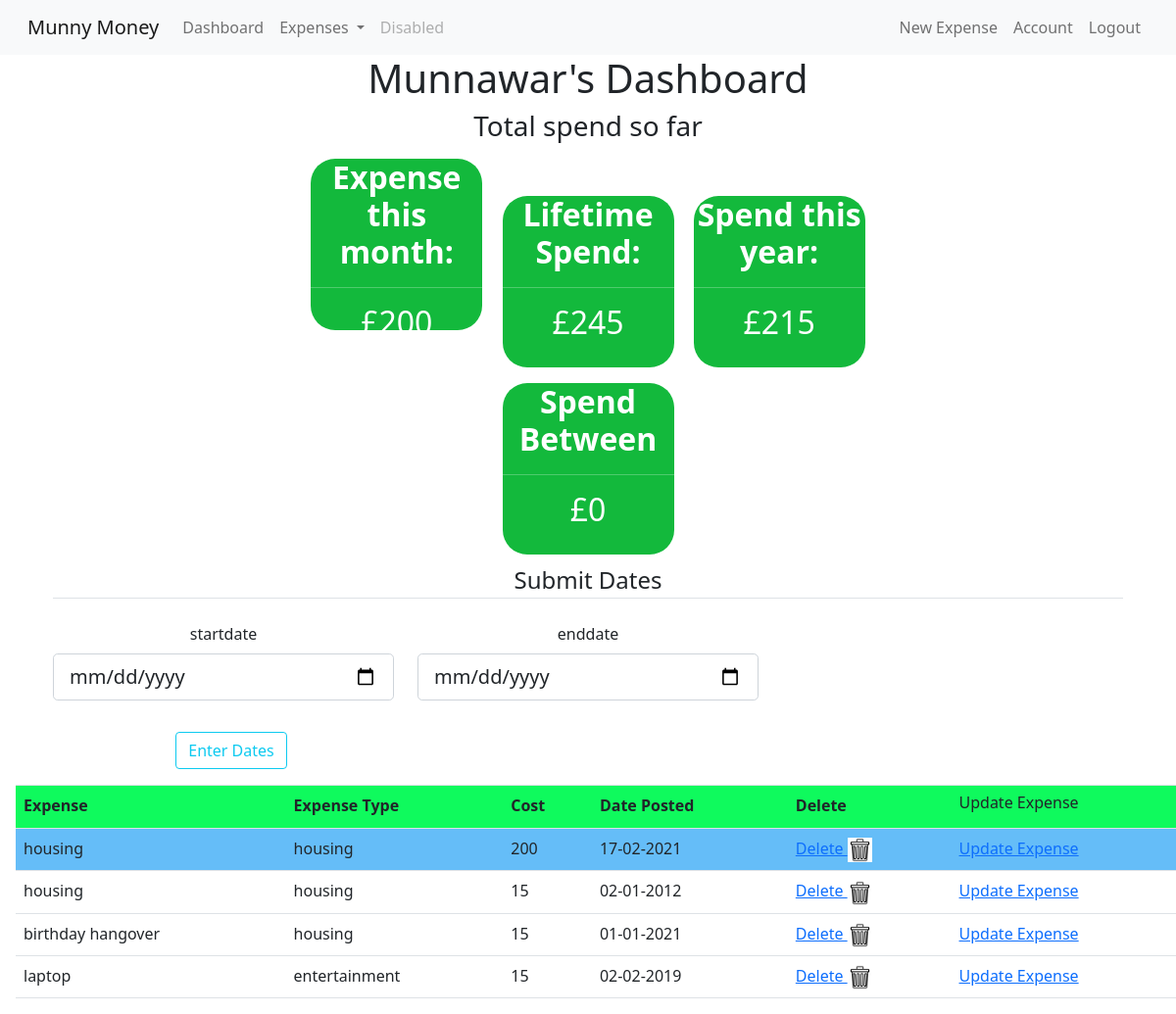
Screenshot of /start (signed in) with the database file from the repository.
### budget_app/models.py (models this page shows, shortened)
class User(db.Model, UserMixin):
    id = db.Column(db.Integer, primary_key=True)
    email = db.Column(db.String(120), unique=True, nullable=False)
    username = db.Column(db.String(20), unique=True, nullable=False)
    password = db.Column(db.String(60), nullable=False)
    total_cost = db.Column(db.Integer, nullable=False, default = 0)
    expense = db.relationship('Expense', backref='user', lazy=True)

class Expense(db.Model):
    id = db.Column(db.Integer, primary_key=True)
    vendor = db.Column(db.String(100), nullable=False)
    expense_type = db.Column(db.String(50), nullable=False)
    cost = db.Column(db.Integer, nullable=False)
    date_posted = db.Column(db.DateTime, nullable=False, default=datetime.utcnow)
    user_id = db.Column(db.Integer, db.ForeignKey('user.id'), nullable=False)

### budget_app/routes.py (the view, shortened to what this page needs)
@app.route('/start', methods=['GET', 'POST'])
@login_required
def start():
    expenseData = Expense.query.filter_by(user_id = session["user_id"])
    print(expenseData)
    totalSpend = []
    form = GetDateRange()
    flag = False
    current_date = datetime.date.today()
    current_month = current_date.month
    current_year = current_date.year
    spend_this_month = 0
    spend_this_year = 0
    spend = 0
    for cost in expenseData:
        i = cost.cost
        totalSpend.append(i)
        year = (cost.date_posted.year)
        month = (cost.date_posted.month)
        if flag:
            if startdate <= cost.date_posted <= enddate:
                spend += cost.cost
        if year == current_year:
            spend_this_year += cost.cost
            if month == current_month:
                spend_this_month += cost.cost
    totalSpend = sum(totalSpend)
    headings = ("Expense", "Expense Type", "Cost", "Date Posted", "Delete")
    expenses = Expense.query.filter_by(user_id = session["user_id"])
    return render_template('start.html', expenseData=expenseData, totalSpend=totalSpend, expenses=expenses, headings=headings, form=form, spend_this_month=spend_this_month, spend_this_year=spend_this_year, spend=spend)

### budget_app/forms.py
class GetDateRange(FlaskForm):
    startdate = DateField('startdate',format='%Y-%m-%d')
    enddate = DateField('enddate',format='%Y-%m-%d')
    submit = SubmitField('Enter Dates')

### budget_app/models.py (called while the page is built)
@login_manager.user_loader
def load_user(user_id):
    return User.query.get(int(user_id))

### budget_app/templates/start.html (shortened to what this page needs)
{% extends 'base.html' %}
{% block head %}
<link rel="stylesheet" href="/static/styles.css" />
{% endblock %}
{% block body %}
    <h1>{{current_user.username.title()}}'s Dashboard </h1>
    <h3>Total spend so far </h3>
    {% if current_user.is_authenticated %}
<div class="container">
    <div class="block" style="color:blue"><h2 style="color:white"><strong>Expense this month: </strong><hr>£{{ spend_this_month }}</h2></div>
    <div class="block" style="color:white"><h2 style="color:white"><strong>Lifetime Spend: </strong> <hr> £{{ totalSpend }}  </h2></div>
    <div class="block" style="color:darkred"><h2 style="color:white"><strong>Spend this year: </strong><hr>£{{ spend_this_year }}</h2></div>
    <br>
    <div class="block" style="color:darkred">
        <h2 style="color:white">
            <strong>Spend Between </strong><hr>£{{ spend }}</h2></div>
            <form method="POST" action="">
                <fieldset class="form-group">
                    <legend class="border-bottom mb-4">Submit Dates</legend>
                    <div class="row">
                    <div class="form-group col-sm-4">
                        {{ form.startdate.label(class="form-control-label") }}
                        {% if form.startdate.errors %}
                            {{ form.startdate(class="form-control form-control-lg is-invalid") }}
                            <div class="invalid-feedback">
                                {% for error in form.startdate.errors %}
                                    <span>{{ error }}</span>
                                {% endfor %}
                            </div>
                        {% else %}
                            {{ form.startdate(class="form-control form-control-lg") }}
                        {% endif %}
                    </div>
                    <div class="form-group col-sm-4">
                        {{ form.enddate.label(class="form-control-label") }}
                        {% if form.enddate.errors %}
                            {{ form.enddate(class="form-control form-control-lg is-invalid") }}
                            <div class="invalid-feedback">
                                {% for error in form.enddate.errors %}
                                    <span>{{ error }}</span>
                                {% endfor %}
                            </div>
                        {% else %}
                            {{ form.enddate(class="form-control form-control-lg") }}
                        {% endif %}
                    </div>
                </fieldset>
                <div class="form-group col-sm-4">
                    {{ form.submit(class="btn btn-outline-info") }}
                </div>
                </div>
</div>
    {% endif %}
    <table class="table">
        <tr class="table__header">
        {% for header in headings %}
        <th class="table__cell">{{ header }}</th>
        {% endfor %}
        <td class="table__cell"><h6>Update Expense</h6>
        </td>
        </tr>
        <tr class="table__row">
        {% for item in expenses %}
            <td class= "table__cell">{{ item.vendor }}</td>
            <td class= "table__cell">{{ item.expense_type }}</td>
            <td class= "table__cell">{{ item.cost }}</td>
            <td class= "table__cell">{{ item.date_posted.strftime('%d-%m-%Y') }}</td>
            <td> <a href="{{ url_for('delete_expense', expense_id=item.id) }}"> Delete <img border="5" alt="Delete Expense" src="{{url_for('static', filename='garbage_can.png')}}" width="25" height="25"></a></td>
            <td> <a href="{{ url_for('expense', expense_id=item.id) }}">Update Expense</a></td>
        </tr>
        {% endfor %}
    </table>
{% endblock %}

### budget_app/static/styles.css (style rules this page uses)
.table { border-spacing: 0; margin: 1rem; }
.table__row:nth-child(even) { background-color: rgb(101, 189, 248); }
.table__header { text-align: left; background-color: rgb(15, 250, 93); }
.table__cell { padding: 8px; }

### budget_app/templates/start.html (style rules this page uses)
h1 { text-align: center; }
h3 { text=align: center; }
div { text-align: center; }
.block { display: inline-block; width: 175px; height: 175px; border-radius: 25px; background-color: rgb(19, 185, 60); margin: 8px }
.container { text-align: center; }

### rows the page displays
User: username "Munnawar"
Expense: vendor "housing", expense_type "housing", cost "200", date_posted "17-02-2021"
Expense: vendor "housing", expense_type "housing", cost "15", date_posted "02-01-2012"
Expense: vendor "birthday hangover", expense_type "housing", cost "15", date_posted "01-01-2021"
Expense: vendor "laptop", expense_type "entertainment", cost "15", date_posted "02-02-2019"

### other values shown
{{ spend_this_month }} "200"
{{ totalSpend }} "245"
{{ spend_this_year }} "215"
{{ spend }} "0"
{{ header }} "Expense" "Expense Type" "Cost" "Date Posted" "Delete"
